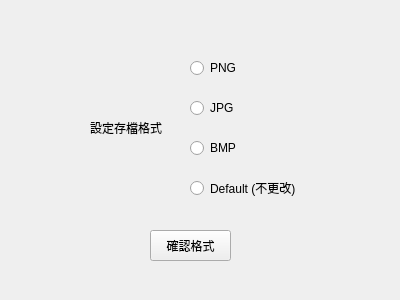
<?xml version="1.0" encoding="UTF-8"?>
<ui version="4.0">
 <class>Form</class>
 <widget class="QWidget" name="Form">
  <property name="geometry">
   <rect>
    <x>0</x>
    <y>0</y>
    <width>400</width>
    <height>300</height>
   </rect>
  </property>
  <property name="minimumSize">
   <size>
    <width>400</width>
    <height>300</height>
   </size>
  </property>
  <property name="maximumSize">
   <size>
    <width>400</width>
    <height>300</height>
   </size>
  </property>
  <property name="windowTitle">
   <string>設定轉檔格式</string>
  </property>
  <widget class="QRadioButton" name="mPngRadio">
   <property name="geometry">
    <rect>
     <x>190</x>
     <y>60</y>
     <width>83</width>
     <height>16</height>
    </rect>
   </property>
   <property name="text">
    <string>PNG</string>
   </property>
  </widget>
  <widget class="QRadioButton" name="mJpgRadio">
   <property name="geometry">
    <rect>
     <x>190</x>
     <y>100</y>
     <width>83</width>
     <height>16</height>
    </rect>
   </property>
   <property name="text">
    <string>JPG</string>
   </property>
  </widget>
  <widget class="QRadioButton" name="mBmpRadio">
   <property name="geometry">
    <rect>
     <x>190</x>
     <y>140</y>
     <width>83</width>
     <height>16</height>
    </rect>
   </property>
   <property name="text">
    <string>BMP</string>
   </property>
  </widget>
  <widget class="QPushButton" name="mConfirmBtn">
   <property name="geometry">
    <rect>
     <x>150</x>
     <y>230</y>
     <width>81</width>
     <height>31</height>
    </rect>
   </property>
   <property name="text">
    <string>確認格式</string>
   </property>
  </widget>
  <widget class="QRadioButton" name="mDefaultRadio">
   <property name="geometry">
    <rect>
     <x>190</x>
     <y>180</y>
     <width>111</width>
     <height>16</height>
    </rect>
   </property>
   <property name="text">
    <string>Default (不更改)</string>
   </property>
  </widget>
  <widget class="QLabel" name="mTypeHint">
   <property name="geometry">
    <rect>
     <x>90</x>
     <y>120</y>
     <width>81</width>
     <height>16</height>
    </rect>
   </property>
   <property name="text">
    <string>設定存檔格式</string>
   </property>
  </widget>
 </widget>
 <resources/>
 <connections/>
</ui>
